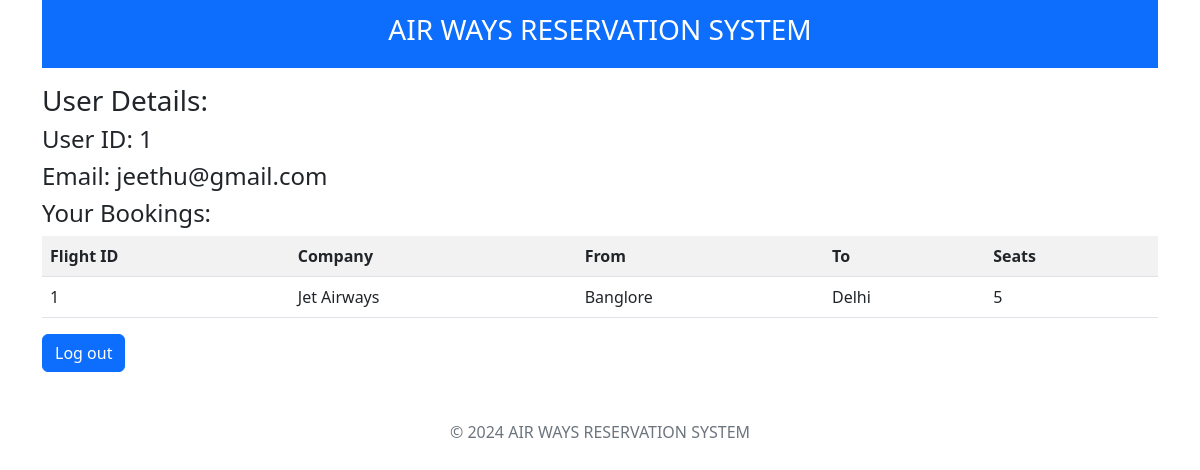
Page /proffile (signed in) on the committed database.
### user/models.py (models this page shows)
class user_login(db.Model):
    __tablename__ = 'user_login'
    user_id = db.Column(db.Integer, primary_key=True, nullable=False, unique=True)
    user_name = db.Column(db.String(80), nullable=False, unique=True)
    password = db.Column(db.String(128), nullable=False)
    email = db.Column(db.String(120), nullable=False)

### admin/models.py (models this page shows)
class flights(db.Model):
    __tablename__ = 'flights'
    flight_id = db.Column(db.Integer, primary_key=True, nullable=False, unique=True)
    company = db.Column(db.String(80), nullable=False)
    start_loc = db.Column(db.String(80), nullable=False)
    destination = db.Column(db.String(80), nullable=False)
    available_seats = db.Column(db.Integer,  nullable=False)
    price = db.Column(db.Integer,  nullable=False)
    total_seats = db.Column(db.Integer, nullable=False)
    admin_id = db.Column(db.String(80), db.ForeignKey('admin_login.admin_id'), nullable=False)

### user/views.py (the view)
@user_app.route('/proffile', methods=['GET', 'POST'])
def proffile():
    user = user_login.query.filter_by(user_id=session.get('user_id')).first()
    booking_table = BookingModel.query.filter_by(user_id=session.get('user_id')).all()
    dic = {
        'flight_id': [],
        'From': [],
        'To': [],
        'Seats': [],
        'company': []
    }
    for booking in booking_table:
        dic['flight_id'].append(booking.flight_id)
        dic['Seats'].append(booking.seats_selected)
    for flight_id in dic['flight_id']:
        flight = flights.query.filter_by(flight_id=flight_id).first()
        if flight:
            dic['From'].append(flight.start_loc)
            dic['To'].append(flight.destination)
            dic['company'].append(flight.company)
    return render_template('user/profile.html', user=user, booking_table=dic)

### templates/user/profile.html (shortened to what this page needs)
{% extends "base.html" %}
{% block nav %}
{% include "nav.html" %}
{% endblock %}
{% block content %}
<h3>User Details:</h3>
<div>
    {% if user %}
        <h4>User ID: {{ user.user_id }}</h4>
        <h4>Email: {{ user.email }}</h4>
    {% endif %}
</div>
<div>
    {% if booking_table.flight_id %}
    <h4>Your Bookings:</h4>
        <table align="center" width="80%" class="table table-striped">
            <tr>
                <th>Flight ID</th>
                <th>Company</th>
                <th>From</th>
                <th>To</th>
                <th>Seats</th>
            </tr>
            {% for i in range(booking_table.flight_id|length) %}
            <tr>
                <td>{{ booking_table.flight_id[i] }}</td>
                <td>{{ booking_table.company[i] }}</td>
                <td>{{ booking_table.From[i] }}</td>
                <td>{{ booking_table.To[i] }}</td>
                <td>{{ booking_table.Seats[i] }}</td>
            </tr>
            {% endfor %}
        </table>
    {% else %}
        <h4>No Bookings</h4>
    {% endif %}
</div>
<a class="btn btn-primary" href="{{ url_for('admin_app.index') }}" role="button">Log out</a>
{% endblock %}

### templates/base.html (style rules this page uses)
html, body { height: 100%; margin: 0; }
body { display: flex; flex-direction: column; }

### rows in the picture
user_login: user_id "1", email "jeethu@gmail.com"
flights: company "Jet Airways", start_loc "Banglore", destination "Delhi"

### other values in the picture
{{ config['SITE_NAME'] }} "AIR WAYS RESERVATION SYSTEM"
{{ booking_table.flight_id[i] }} "1"
{{ booking_table.Seats[i] }} "5"
